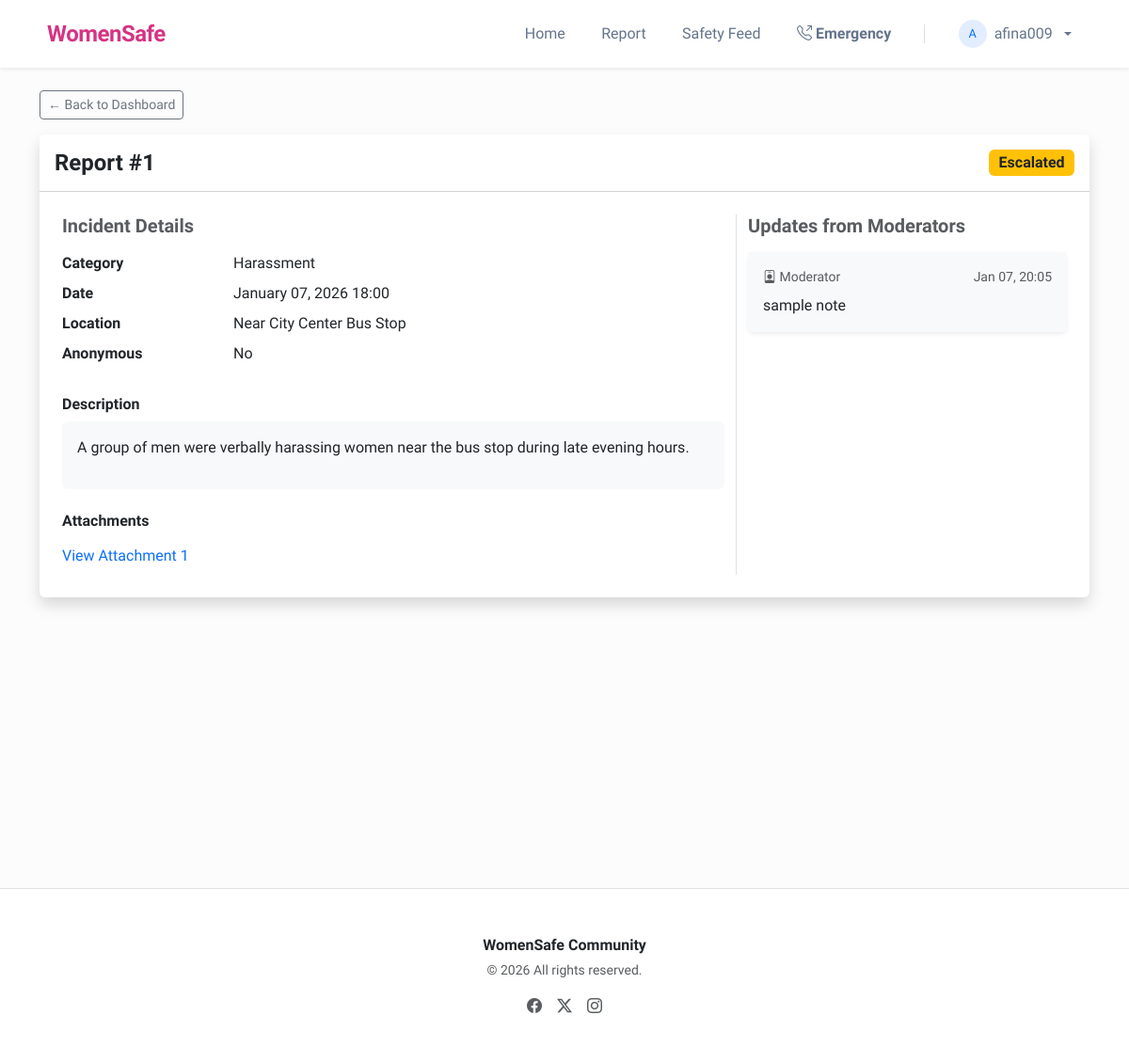
The page /reports/report/1/ (signed in) on the database its author committed.
### accounts/models.py (models this page shows, shortened)
class User(AbstractUser):
    is_moderator = models.BooleanField(default=False, help_text="Designates whether this user can moderate reports.")
    phone_number = models.CharField(max_length=15, blank=True, null=True)

### reports/models.py (models this page shows, shortened)
class Report(models.Model):
    CATEGORY_CHOICES = [
        ('harassment', 'Harassment'),
        ('domestic_violence', 'Domestic Violence'),
        ('unsafe_area', 'Unsafe Zone'),
        ('suspicious_activity', 'Suspicious Activity'),
        ('emergency', 'Emergency/SOS'),
        ('other', 'Other'),
    ]
    STATUS_CHOICES = [
        ('submitted', 'Submitted'),
        ('under_review', 'Under Review'),
        ('responded', 'Responded'),
        ('escalated', 'Escalated'),
        ('resolved', 'Resolved'),
        ('rejected', 'Rejected'),
    ]
    user = models.ForeignKey(settings.AUTH_USER_MODEL, on_delete=models.SET_NULL, null=True, blank=True, related_name='reports')
    category = models.CharField(max_length=50, choices=CATEGORY_CHOICES)
    description = models.TextField()
    location_text = models.CharField(max_length=255, help_text="e.g., Near City Center Bus Stop")
    location_lat = models.DecimalField(max_digits=9, decimal_places=6, null=True, blank=True)
    location_lng = models.DecimalField(max_digits=9, decimal_places=6, null=True, blank=True)
    is_anonymous = models.BooleanField(default=False, help_text="If checked, your identity will be hidden from moderators.")
    status = models.CharField(max_length=20, choices=STATUS_CHOICES, default='submitted')
    created_at = models.DateTimeField(auto_now_add=True)
    updated_at = models.DateTimeField(auto_now=True)

class ReportAttachment(models.Model):
    report = models.ForeignKey(Report, on_delete=models.CASCADE, related_name='attachments')
    file = models.FileField(upload_to='report_attachments/')
    uploaded_at = models.DateTimeField(auto_now_add=True)

class ReportResponse(models.Model):
    report = models.ForeignKey(Report, on_delete=models.CASCADE, related_name='responses')
    responder = models.ForeignKey(settings.AUTH_USER_MODEL, on_delete=models.SET_NULL, null=True)
    message = models.TextField()
    is_internal = models.BooleanField(default=False, help_text="If true, only visible to moderators/admins.")
    created_at = models.DateTimeField(auto_now_add=True)

### reports/views.py (the view)
# urls.py: path('report/<int:pk>/', views.report_detail, name='report_detail'),
@login_required
def report_detail(request, pk):
    report = get_object_or_404(Report, pk=pk)
    if report.user != request.user and not request.user.is_moderator:
        messages.error(request, "You do not have permission to view this report.")
        return redirect('user_dashboard')
    return render(request, 'reports/report_detail.html', {'report': report})

### templates/reports/report_detail.html (shortened to what this page needs)
{% extends 'base.html' %}
{% block content %}
<div class="row mb-3">
    <div class="col">
        <a href="{% url 'user_dashboard' %}" class="btn btn-outline-secondary btn-sm">&larr; Back to Dashboard</a>
    </div>
</div>
<div class="card shadow border-0">
    <div class="card-header bg-white py-3 d-flex justify-content-between align-items-center">
        <h4 class="mb-0 fw-bold">Report #{{ report.id }}</h4>
        <span
            class="badge bg-{% if report.status == 'resolved' %}success{% elif report.status == 'submitted' %}secondary{% else %}warning text-dark{% endif %} fs-6">
            {{ report.get_status_display }}
        </span>
    </div>
    <div class="card-body p-4">
        <div class="row">
            <div class="col-md-8">
                <h5 class="fw-bold text-muted mb-3">Incident Details</h5>
                <dl class="row">
                    <dt class="col-sm-3">Category</dt>
                    <dd class="col-sm-9">{{ report.get_category_display }}</dd>
                    <dt class="col-sm-3">Date</dt>
                    <dd class="col-sm-9">{{ report.created_at|date:"F d, Y H:i" }}</dd>
                    <dt class="col-sm-3">Location</dt>
                    <dd class="col-sm-9">{{ report.location_text }}</dd>
                    <dt class="col-sm-3">Anonymous</dt>
                    <dd class="col-sm-9">{% if report.is_anonymous %}Yes{% else %}No{% endif %}</dd>
                </dl>
                <h6 class="fw-bold mt-4">Description</h6>
                <div class="p-3 bg-light rounded text-dark">
                    {{ report.description|linebreaks }}
                </div>
                {% if report.attachments.exists %}
                <h6 class="fw-bold mt-4">Attachments</h6>
                <ul class="list-group list-group-flush">
                    {% for attachment in report.attachments.all %}
                    <li class="list-group-item bg-transparent px-0">
                        <a href="{{ attachment.file.url }}" target="_blank" class="text-decoration-none">
                            View Attachment {{ forloop.counter }}
                        </a>
                    </li>
                    {% endfor %}
                </ul>
                {% endif %}
            </div>
            <div class="col-md-4 border-start">
                <h5 class="fw-bold text-muted mb-3">Updates from Moderators</h5>
                {% if report.responses.exists %}
                {% for response in report.responses.all %}
                {% if not response.is_internal %}
                <div class="card mb-3 border-0 shadow-sm">
                    <div class="card-body bg-light">
                        <div class="d-flex justify-content-between align-items-start mb-2">
                            <small class="text-muted">
                                <i class="bi bi-person-badge"></i> Moderator
                            </small>
                            <small class="text-muted">
                                {{ response.created_at|date:"M d, H:i" }}
                            </small>
                        </div>
                        <p class="mb-0">{{ response.message }}</p>
                    </div>
                </div>
                {% endif %}
                {% endfor %}
                {% else %}
                <div class="alert alert-secondary">
                    <i class="bi bi-clock-history"></i> No updates from moderators yet.
                </div>
                {% endif %}
            </div>
        </div>
    </div>
</div>
{% endblock %}

### templates/base.html (shortened to what this page needs)
<!DOCTYPE html>
<html lang="en">
<head>
    <link href="https://cdn.jsdelivr.net/npm/bootstrap@5.3.0/dist/css/bootstrap.min.css" rel="stylesheet">
    <link href="https://cdn.jsdelivr.net/npm/bootstrap-icons@1.11.0/font/bootstrap-icons.css" rel="stylesheet">
</head>
<body>
    <nav class="navbar navbar-expand-lg navbar-light bg-white sticky-top shadow-sm">
        <div class="container">
            <a class="navbar-brand d-flex align-items-center" href="/">
                WomenSafe
            </a>
            <div class="collapse navbar-collapse" id="navbarNav">
                <ul class="navbar-nav ms-auto align-items-center">
                    <li class="nav-item">
                        <a class="nav-link {% if request.path == '/' %}active{% endif %}" href="/">Home</a>
                    </li>
                    <li class="nav-item">
                        <a class="nav-link {% if 'create' in request.path %}active{% endif %}" href="{% url 'create_report' %}">Report</a>
                    </li>
                    <li class="nav-item">
                        <a class="nav-link {% if 'awareness' in request.path %}active{% endif %}" href="{% url 'awareness_feed' %}">Safety Feed</a>
                    </li>
                    <li class="nav-item">
                        <a class="nav-link text-danger fw-bold {% if 'emergency' in request.path %}active{% endif %}" href="{% url 'emergency_contacts' %}">
                            <i class="bi bi-telephone-outbound me-1"></i>Emergency
                        </a>
                    </li>
                    {% if user.is_authenticated %}
                        <li class="nav-item dropdown">
                            <a class="nav-link dropdown-toggle d-flex align-items-center gap-2" href="#" id="userDropdown" role="button" data-bs-toggle="dropdown">
                                <div class="bg-soft-primary rounded-circle d-flex align-items-center justify-content-center" style="width: 30px; height: 30px; font-size: 0.8rem;">
                                    {{ user.username|slice:":1"|upper }}
                                </div>
                                {{ user.username }}
                            </a>
                        </li>
                    {% endif %}
                </ul>
            </div>
        </div>
    </nav>
    <main class="container mt-4 min-vh-100">
        {% block content %}{% endblock %}
    </main>
    <footer class="bg-white py-5 mt-5 border-top">
        <div class="container text-center">
            <p class="text-dark fw-bold mb-1">WomenSafe Community</p>
            <p class="text-muted small">&copy; {% now "Y" %} All rights reserved.</p>
            <div class="d-flex justify-content-center gap-3 mt-3">
                <a href="#" class="text-muted"><i class="bi bi-facebook"></i></a>
                <a href="#" class="text-muted"><i class="bi bi-twitter-x"></i></a>
                <a href="#" class="text-muted"><i class="bi bi-instagram"></i></a>
            </div>
        </div>
    </footer>
</body>
</html>

### templates/base.html (style rules this page uses)
:root { --ws-pink: #d63384; --ws-pink-hover: #bc2a71; --ws-light-pink: #fdf2f8; }
body { font-family: 'Plus Jakarta Sans', sans-serif; background-color: #fcfcfd; color: #1a1a1a; }
.navbar { padding: 0.8rem 0; transition: all 0.3s ease; }
.navbar-brand { font-weight: 800; letter-spacing: -0.5px; color: var(--ws-pink) !important; font-size: 1.5rem; }
.nav-link { font-weight: 500; color: #64748b !important; padding: 0.5rem 1.2rem !important; border-radius: 8px; transition: all 0.2s ease; position: relative; }
.bg-soft-primary { background-color: rgba(13, 110, 253, 0.12) !important; color: #0d6efd !important; }

### rows shown on the page
User: username "A", username "afina009"
Report: id "1", status "Escalated", category "Harassment", created_at "January 07, 2026 18:00", location_text "Near City Center Bus Stop", description "A group of men were verbally harassing women near the bus stop during late evening hours."
ReportResponse: created_at "Jan 07, 20:05", message "sample note"
